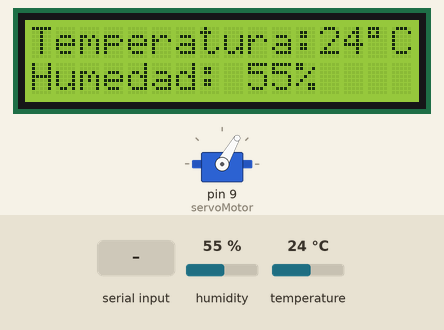
This sketch was run on a simulated Arduino Uno, built with avr-gcc and run on an emulated ATmega328P. Parts: servo, 16×2 character LCD. The test bench sets the inputs (shaded band); at power-on: humidity 55 %, temperature 24 °C.

Above: at 6.2 s.
6.3 s: "1" received over Serial
At 8.1 s:
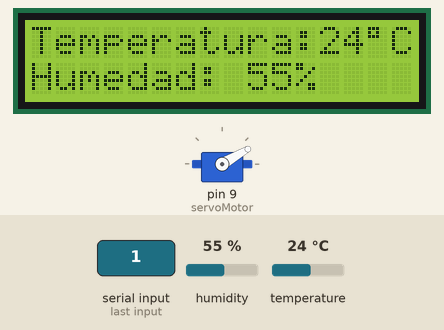
8.6 s: humidity set to 22 %
At 16.0 s:
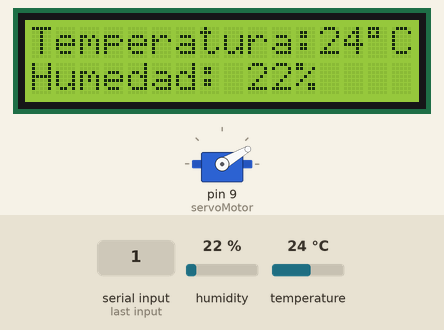
16.6 s: temperature set to 12 °C
At 25.5 s:
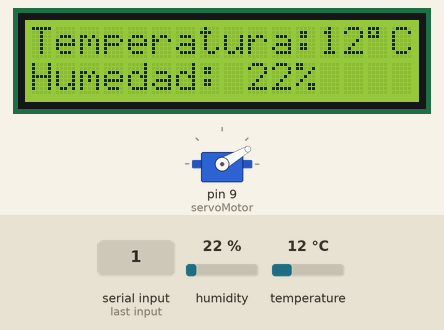
26.7 s: humidity set to 40 %
At 36.2 s:
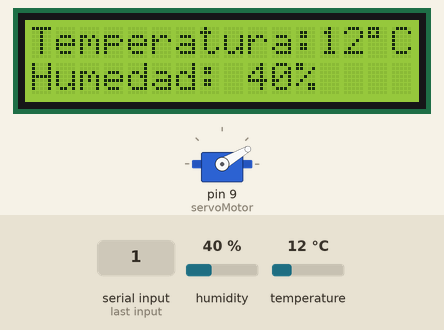
36.7 s: temperature set to 19 °C
At 45.7 s:
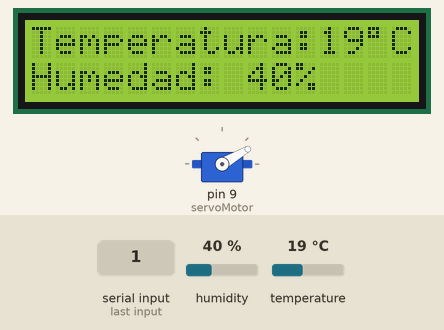
46.8 s: "0" received over Serial
At 48.4 s:
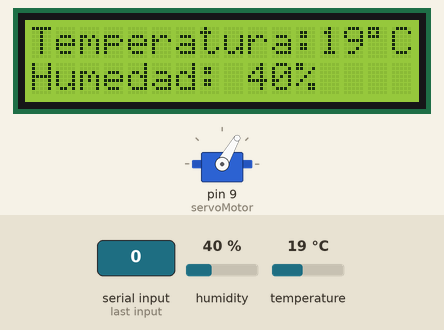
Timing chart, 0 to 49.8 s (numbered marks = the images above; inputs shaded):
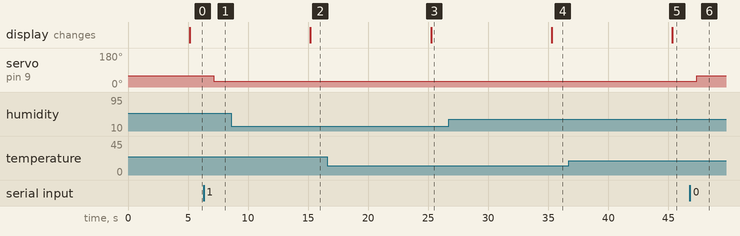

Measured:
- after the input at 6.3 s, servo on pin 9 (servoMotor): 60° → 30° after 0.84 s
- after the input at 8.6 s, the display: changes after 6.6 s (image 2)
- after the input at 16.6 s, the display: changes after 8.6 s (image 3)
- after the input at 26.7 s, the display: changes after 8.6 s (image 4)
- after the input at 36.7 s, the display: changes after 8.6 s (image 5)
- after the input at 46.8 s, servo on pin 9 (servoMotor): 30° → 60° after 0.54 s

The sketch:

server.ino
```cpp
#include <SimpleDHT.h>
#include  <Wire.h>
#include  <LiquidCrystal_I2C.h>
#include <Servo.h>

// Assign pins to LCD PCF8574
LiquidCrystal_I2C lcd(0x27, 2, 1, 0, 4, 5, 6, 7, 3, POSITIVE);

// Teperature and humidity sensor
int pinDHT11 = 2;
SimpleDHT11 dht11(pinDHT11);

// servo
Servo servoMotor;


int option;
int count;
int servoON = 30;
int servoOFF = 60;


void setup() {
  Serial.begin(9600);
  servoMotor.attach(9);
  servoMotor.write(servoOFF);
  count=0;
  // 16x2
  lcd.begin(16, 2);
  lcd.home ();
  lcd.print("Hola Guille");
  lcd.setCursor ( 0, 1 );
  lcd.print("Hola Machu");
  delay(5000);
  lcd.clear();
}

void loop() {

  if (Serial.available()>0){
    char inChar = Serial.read();
    switch(inChar) {
      case '1':
        servoMotor.write(servoON);
      break;
      case '0':
        servoMotor.write(servoOFF);
      break;
    }
  }

  // Update Sensor read every 10 seconds
  if (count==0){
    count = 10;
  } else {
    count-=1;
    delay(1000);
    return;
  }

  byte temperature = 0;
  byte humidity = 0;
  int err = SimpleDHTErrSuccess;

  if ((err = dht11.read(&temperature, &humidity, NULL)) != SimpleDHTErrSuccess) {
    Serial.print("Read DHT11 failed, err="); Serial.println(err);delay(1000);
    return;
  }
  lcd.setCursor( 0, 0 );
  lcd.print("Temperatura:"); lcd.print((int)temperature); lcd.print((char)223); lcd.print("C");
  lcd.setCursor( 0, 1 );
  lcd.print("Humedad: "); lcd.print((int)humidity); lcd.print("%");

}
```
